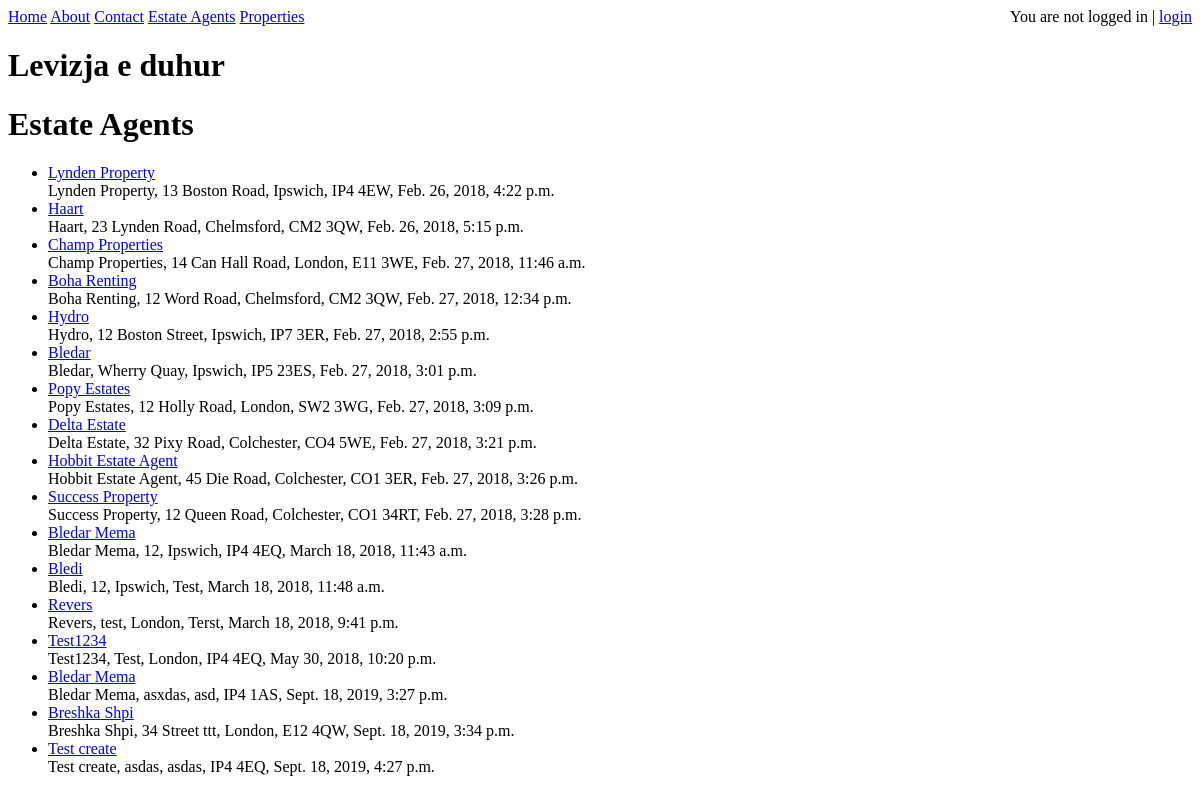
The page /estate_agent/ on the database as committed earlier.
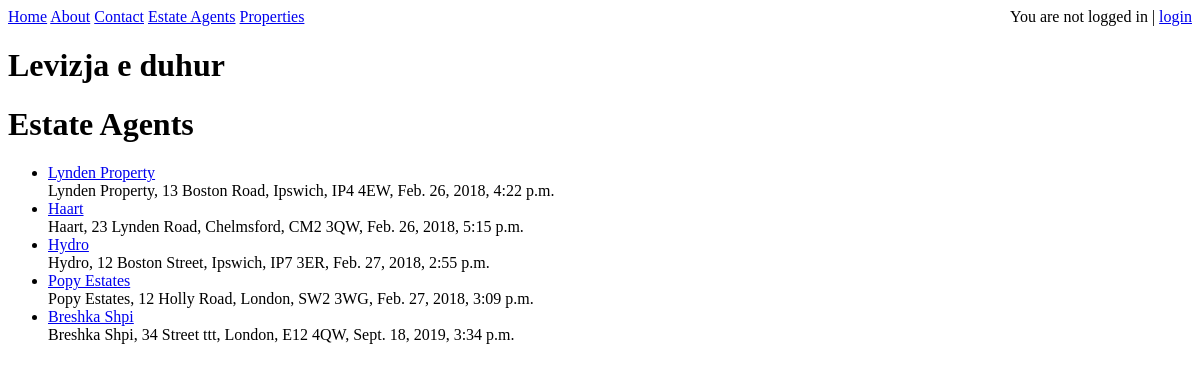
The same page on the database as committed later.
### estate_agent/models.py (models this page shows, shortened)
class EstateAgent(models.Model):
	name				= models.CharField(max_length=120)
	address1			= models.CharField(max_length=120, null=True, blank=True)
	address2			= models.CharField(max_length=120, null=True, blank=True) # , validators=[validate_location]
	postcode			= models.CharField(max_length=8)
	timestamp			= models.DateTimeField(auto_now_add=True)
	updated				= models.DateTimeField(auto_now=True)
	slug				= models.SlugField(null=True, blank=True)
	def __str__(self):
		return self.name
	def get_absolute_url(self):
		return reverse('estate_agents:detail', kwargs={'slug': self.slug})

### estate_agent/views.py (the view)
class EstateAgentListView(ListView):
	queryset = EstateAgent.objects.all()
	template_name='estate_agent/estate_agent_list.html'
	def get_queryset(self):
		print (self.kwargs)
		slug = self.kwargs.get("slug")
		if slug:
			queryset = EstateAgent.objects.filter(
				Q(address2__iexact=slug) |
				Q(address2__icontains=slug)
			)
		else:
			queryset = EstateAgent.objects.all()
		return queryset

### estate_agent/templates/estate_agent/estate_agent_list.html (shortened to what this page needs)
{% extends "base.html" %}
{% block content%}
<h1>Estate Agents</h1>
<ul>
	{% for obj in object_list %}
		<li><a href='{{ obj.get_absolute_url }}'>{{ obj }}</a><br/>
		{{ obj.name }}, {{ obj.address1 }}, {{ obj.address2 }}, {{ obj.postcode }}, {{ obj.timestamp }} </li>
	{% endfor %}
</ul>
{% endblock content %}

Rows that differ between the two databases and show on the page:
removed EstateAgent: name "Champ Properties", address1 "14 Can Hall Road", address2 "London", postcode "E11 3WE", timestamp "Feb. 27, 2018, 11:46 a.m."
removed EstateAgent: name "Boha Renting", address1 "12 Word Road", address2 "Chelmsford", postcode "CM2 3QW", timestamp "Feb. 27, 2018, 12:34 p.m."
removed EstateAgent: name "Bledar", address1 "Wherry Quay", address2 "Ipswich", postcode "IP5 23ES", timestamp "Feb. 27, 2018, 3:01 p.m."
removed EstateAgent: name "Delta Estate", address1 "32 Pixy Road", address2 "Colchester", postcode "CO4 5WE", timestamp "Feb. 27, 2018, 3:21 p.m."
removed EstateAgent: name "Hobbit Estate Agent", address1 "45 Die Road", address2 "Colchester", postcode "CO1 3ER", timestamp "Feb. 27, 2018, 3:26 p.m."
removed EstateAgent: name "Success Property", address1 "12 Queen Road", address2 "Colchester", postcode "CO1 34RT", timestamp "Feb. 27, 2018, 3:28 p.m."
removed EstateAgent: name "Bledar Mema", address1 "12", address2 "Ipswich", postcode "IP4 4EQ", timestamp "March 18, 2018, 11:43 a.m."
removed EstateAgent: name "Bledi", address1 "12", address2 "Ipswich", postcode "Test", timestamp "March 18, 2018, 11:48 a.m."
removed EstateAgent: name "Revers", address1 "test", address2 "London", postcode "Terst", timestamp "March 18, 2018, 9:41 p.m."
removed EstateAgent: name "Test1234", address1 "Test", address2 "London", postcode "IP4 4EQ", timestamp "May 30, 2018, 10:20 p.m."
removed EstateAgent: name "Bledar Mema", address1 "asxdas", address2 "asd", postcode "IP4 1AS", timestamp "Sept. 18, 2019, 3:27 p.m."
removed EstateAgent: name "Test create", address1 "asdas", address2 "asdas", postcode "IP4 4EQ", timestamp "Sept. 18, 2019, 4:27 p.m."
